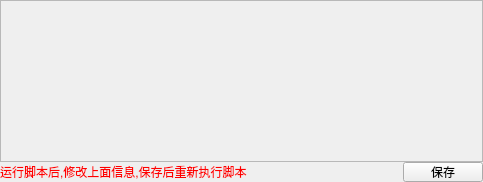
<?xml version="1.0" encoding="UTF-8"?>
<ui version="4.0">
 <class>GameLuaScriptInputValWgt</class>
 <widget class="QWidget" name="GameLuaScriptInputValWgt">
  <property name="geometry">
   <rect>
    <x>0</x>
    <y>0</y>
    <width>483</width>
    <height>182</height>
   </rect>
  </property>
  <property name="windowTitle">
   <string>GameLuaScriptInputValWgt</string>
  </property>
  <layout class="QVBoxLayout" name="verticalLayout">
   <property name="spacing">
    <number>0</number>
   </property>
   <property name="leftMargin">
    <number>0</number>
   </property>
   <property name="topMargin">
    <number>0</number>
   </property>
   <property name="rightMargin">
    <number>0</number>
   </property>
   <property name="bottomMargin">
    <number>0</number>
   </property>
   <item>
    <widget class="QScrollArea" name="scrollArea">
     <property name="widgetResizable">
      <bool>true</bool>
     </property>
     <widget class="QWidget" name="scrollAreaWidgetContents">
      <property name="geometry">
       <rect>
        <x>0</x>
        <y>0</y>
        <width>481</width>
        <height>158</height>
       </rect>
      </property>
     </widget>
    </widget>
   </item>
   <item>
    <layout class="QHBoxLayout" name="horizontalLayout">
     <item>
      <widget class="QLabel" name="label">
       <property name="styleSheet">
        <string notr="true">color: rgb(255, 0, 0);</string>
       </property>
       <property name="text">
        <string>运行脚本后,修改上面信息,保存后重新执行脚本</string>
       </property>
      </widget>
     </item>
     <item>
      <spacer name="horizontalSpacer">
       <property name="orientation">
        <enum>Qt::Horizontal</enum>
       </property>
       <property name="sizeHint" stdset="0">
        <size>
         <width>40</width>
         <height>20</height>
        </size>
       </property>
      </spacer>
     </item>
     <item>
      <widget class="QPushButton" name="pushButton_save">
       <property name="maximumSize">
        <size>
         <width>16777215</width>
         <height>20</height>
        </size>
       </property>
       <property name="text">
        <string>保存</string>
       </property>
      </widget>
     </item>
    </layout>
   </item>
  </layout>
 </widget>
 <layoutdefault spacing="6" margin="11"/>
 <resources/>
 <connections/>
</ui>
